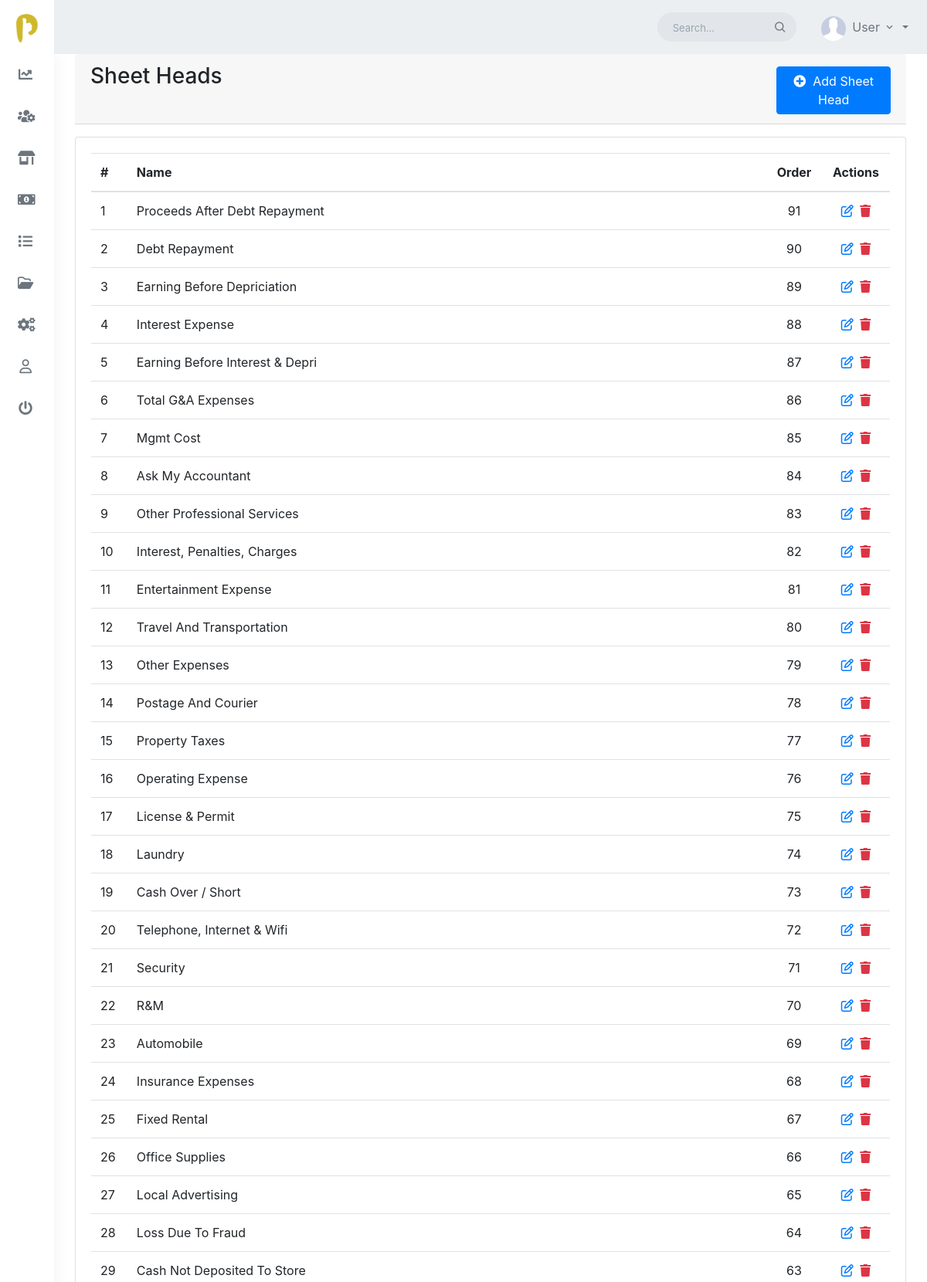
The page /sheetHeads (signed in, upper part) on the database its author committed.
### analytics/models.py (models this page shows, shortened)
class SheetHead(models.Model):
    name = models.CharField(max_length=100)
    order = models.IntegerField(null=True, blank=True)
    class Meta:
        verbose_name = 'Sheet Head'
        verbose_name_plural = 'Sheet Heads'

### analytics/views.py (the view, shortened to what this page needs)
# urls.py: path('sheetHeads', sheetHeads, name='sheet-heads'),
@login_required
def sheetHeads(request):
    heads = SheetHead.objects.all().order_by('-order')
    context = {
        'heads' : heads
    }
    return render(request, 'sheet-heads.html', context)

### templates/sheet-heads.html (shortened to what this page needs)
{% extends 'base.html' %} {% load static %}
{% block body %}
<div class="card-header mb-3">
    <div class="row">
        <div class="col-md-10 col-sm-12">
            <h3>Sheet Heads</h3>
        </div>
        <div class="col-md-2">
            <button class="btn btn-primary btn-block mt-1" data-toggle="modal" data-target="#addSheetHeadModal"><i
                    class="fa fa-plus-circle"></i>&nbsp
                Add Sheet Head</button>
        </div>
    </div>
</div>
<div class="row">
    <div class="col-md-12">
        <div class="card">
            <div class="card-body">
                {% if heads|length %}
                <div class="table-responsive">
                    <table class="table table-hover">
                        <thead class="thead-inverse">
                            <tr>
                                <th>#</th>
                                <th width="80%">Name</th>
                                <th class="text-center">Order</th>
                                <th class="text-center">Actions</th>
                            </tr>
                        </thead>
                        <tbody>
                            {% for i in heads %}
                            <tr>
                                <td>{{forloop.counter}}</td>
                                <td>{{i.name | title}}</td>
                                <td class="text-center">{{i.order}}</td>
                                <td class="text-center">
                                    <a role="button" class="text-primary update-button" data-id="{{i.id}}"
                                        data-name="{{i.name}}" data-order="{{i.order}}" data-toggle="modal"
                                        data-target="#updateIncomeHeadModal"><i class="fa fa-pencil-square-o mr-1"
                                            aria-hidden="true"></i></a>
                                    <a role="button" class="text-danger delete-button" data-id="{{i.id}}"
                                        data-name="{{i.name}}" data-toggle="modal"
                                        data-target="#deleteIncomeHeadModal"><i class="fa fa-trash"
                                            aria-hidden="true"></i></a>
                                </td>
                            </tr>
                            {% endfor %}
                        </tbody>
                    </table>
                </div>
                {% else %}
                <div class="card-header text-center">
                    <img src="{% static 'images/no_data.png' %}" alt="No data" height="350">
                </div>
                {% endif %}
            </div>
        </div>
    </div>
</div>
{% endblock body %}

### rows shown on the page
SheetHead: name "Proceeds After Debt Repayment", order "91"
SheetHead: name "Debt Repayment", order "90"
SheetHead: name "Earning Before Depriciation", order "89"
SheetHead: name "Interest Expense", order "88"
SheetHead: name "Earning Before Interest & Depri", order "87"
SheetHead: name "Total G&A Expenses", order "86"
SheetHead: name "Mgmt Cost", order "85"
SheetHead: name "Ask My Accountant", order "84"
SheetHead: name "Other Professional Services", order "83"
SheetHead: name "Interest, Penalties, Charges", order "82"
SheetHead: name "Entertainment Expense", order "81"
SheetHead: name "Travel And Transportation", order "80"
SheetHead: name "Other Expenses", order "79"
SheetHead: name "Postage And Courier", order "78"
SheetHead: name "Property Taxes", order "77"
SheetHead: name "Operating Expense", order "76"
SheetHead: name "License & Permit", order "75"
SheetHead: name "Laundry", order "74"
SheetHead: name "Cash Over / Short", order "73"
SheetHead: name "Telephone, Internet & Wifi", order "72"
SheetHead: name "Security", order "71"
SheetHead: name "R&M", order "70"
SheetHead: name "Automobile", order "69"
SheetHead: name "Insurance Expenses", order "68"
SheetHead: name "Fixed Rental", order "67"
SheetHead: name "Office Supplies", order "66"
SheetHead: name "Local Advertising", order "65"
SheetHead: name "Loss Due To Fraud", order "64"
SheetHead: name "Cash Not Deposited To Store", order "63"
